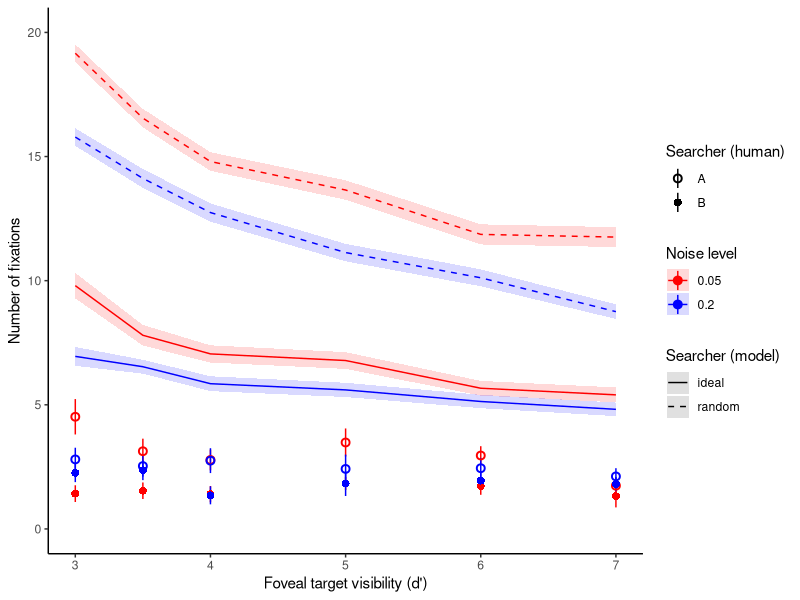

Write R code to recreate this figure.
## ---- chunk 1
# Data Preparation
## Load Relevant Libraries and Functions
library(tidyverse)

## Import data
data_searcher = read.csv('data/main/searcher_behavior.csv') # model searchers from the original paper
data_human    = read.csv('data/main/human_behavior.csv')    # human searcher (n=2)
data_eye      = read.csv('data/main/eye_track.csv')         # human eye fixation time-series data

## Data exclusion / filtering
### compute n_fixations from eye-tracking data
t_fix   = 1e-2  # small time value to suppress counting the initial fixation
n_trial = nrow(data_human)
n_fix   = vector(length=n_trial)
for (i_trial in 1:nrow(data_human)){
  # number of fixations = fixation onsets between stimulus onset & target detection
  n_fix[i_trial] = sum(
      (data_eye$t_start >= data_human$t_onset[i_trial] + t_fix) &
      (data_eye$t_start <= data_human$t_detect[i_trial])
  )
}

### exclude the ideal searcher model for the main linear model comparison
### summarize the searcher prediction
data_searcher$noise = as.factor(data_searcher$noise)
data_compare = data_searcher %>% select(visibility, noise, searcher, n_fixation) %>% filter(searcher=='random')

## Prepare data for analysis - create columns etc.
data_human_compare = data.frame( 
  visibility = data_human$visibility,
  noise      = as.factor(data_human$noise),
  searcher   = data_human$participant,
  n_fixation = n_fix
)
data_compare = rbind(data_compare, data_human_compare)
data_compare = data_compare %>% mutate(searcher = ifelse(searcher=='random', 'random', 'human')) # collapse human observers for linear model comparison
data_compare = data_compare %>% filter(visibility>=3, visibility<=7) # original study visibility range
## ---- chunk 2
null = lm(n_fixation ~ visibility*noise, data=data_compare)
full = lm(n_fixation ~ visibility*noise*searcher, data=data_compare)

# summary of each model
summary(null)
summary(full)

anova(null, full)
print(paste("Δeta-squared:", summary(full)$r.squared - summary(null)$r.squared))
## ---- chunk 3
data_human_compare %>% 
  ggplot(aes(x=visibility, y=n_fixation)) +
  stat_summary(fun.data=mean_se, aes(color=noise, shape=searcher)) + 
  stat_summary(data=data_searcher, fun.data=mean_se, geom='ribbon', alpha=0.15, aes(fill=noise, linetype=searcher)) + 
  stat_summary(data=data_searcher, fun.data=mean_se, geom='line', size=0.5, aes(color=noise, linetype=searcher)) + 
  coord_cartesian(xlim=c(3,7), ylim=c(0,20)) +
  xlab("Foveal target visibility (d')") + ylab("Number of fixations") +
  scale_color_manual(name='Noise level', values=c('red', 'blue')) +
  scale_fill_manual(name='Noise level', values=c('red', 'blue')) +
  scale_shape_manual(name='Searcher (human)', values=c(1,16)) +
  scale_linetype_manual(name='Searcher (model)', values=c('solid', 'dashed')) +
  theme_classic()
## ---- chunk 4
data_compare_ideal = data_searcher %>% select(visibility, noise, searcher, n_fixation) %>% filter(searcher=='ideal')
data_compare_ideal = rbind(data_compare_ideal, data_human_compare)
data_compare_ideal = data_compare_ideal %>% mutate(searcher = ifelse(searcher=='ideal', 'ideal', 'human')) # collapse human observers for linear model comparison
data_compare_ideal = data_compare_ideal %>% filter(visibility>=3, visibility<=7) # original study visibility range

null_ideal = lm(n_fixation ~ visibility*noise, data=data_compare_ideal)
full_ideal = lm(n_fixation ~ visibility*noise*searcher, data=data_compare_ideal)

# summary of each model
summary(null_ideal)
summary(full_ideal)

anova(null_ideal, full_ideal)
print(paste("Δeta-squared:", summary(full_ideal)$r.squared - summary(null_ideal)$r.squared))
